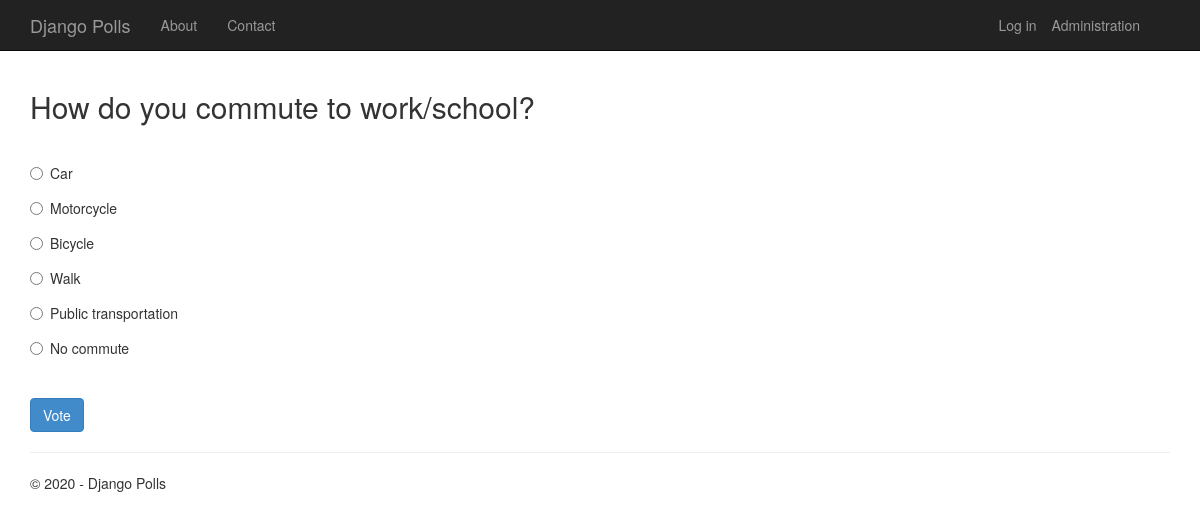
Page /2/ on the committed database.
### app/models.py (models this page shows, shortened)
class Poll(models.Model):
    text = models.CharField(max_length=200)
    pub_date = models.DateTimeField('date published')
    author = models.CharField(max_length=100, blank=True)

class Choice(models.Model):
    poll = models.ForeignKey(Poll, on_delete=models.CASCADE)
    text = models.CharField(max_length=200)
    votes = models.IntegerField(default=0)

### app/views.py (the view)
class PollDetailView(DetailView):       #DetailView から派生している
    model = Poll
    def get_context_data(self, **kwargs):
        context = super(PollDetailView, self).get_context_data(**kwargs)
        context['title'] = 'Poll'
        context['year'] = datetime.now().year
        return context

### app/templates/app/details.html (shortened to what this page needs)
﻿{% extends "app/layout.html" %}
{% block content %}
<h2>{{poll.text}}</h2>
<br />
<form action="{% url 'app:vote' poll.id %}" method="post">
{% for choice in poll.choice_set.all %}
    <div class="radio">
        <label>
            <input type="radio" name="choice" id="choice{{ forloop.counter }}" value="{{ choice.id }}" />
            {{ choice.text }}
        </label>
    </div>
{% endfor %}
    <br />
    <button class="btn btn-primary" type="submit">Vote</button>
</form>
{% endblock %}

### app/static/app/content/site.css (style rules this page uses)
body { padding-top: 50px; padding-bottom: 20px; }
input, select, textarea { max-width: 280px; }
.radio, .checkbox { margin-bottom: 20px; }

### rows in the picture
Poll: text "How do you commute to work/school?"
Choice: text "Car"
Choice: text "Motorcycle"
Choice: text "Bicycle"
Choice: text "Walk"
Choice: text "Public transportation"
Choice: text "No commute"

### other values in the picture
{{ year }} "2020"
